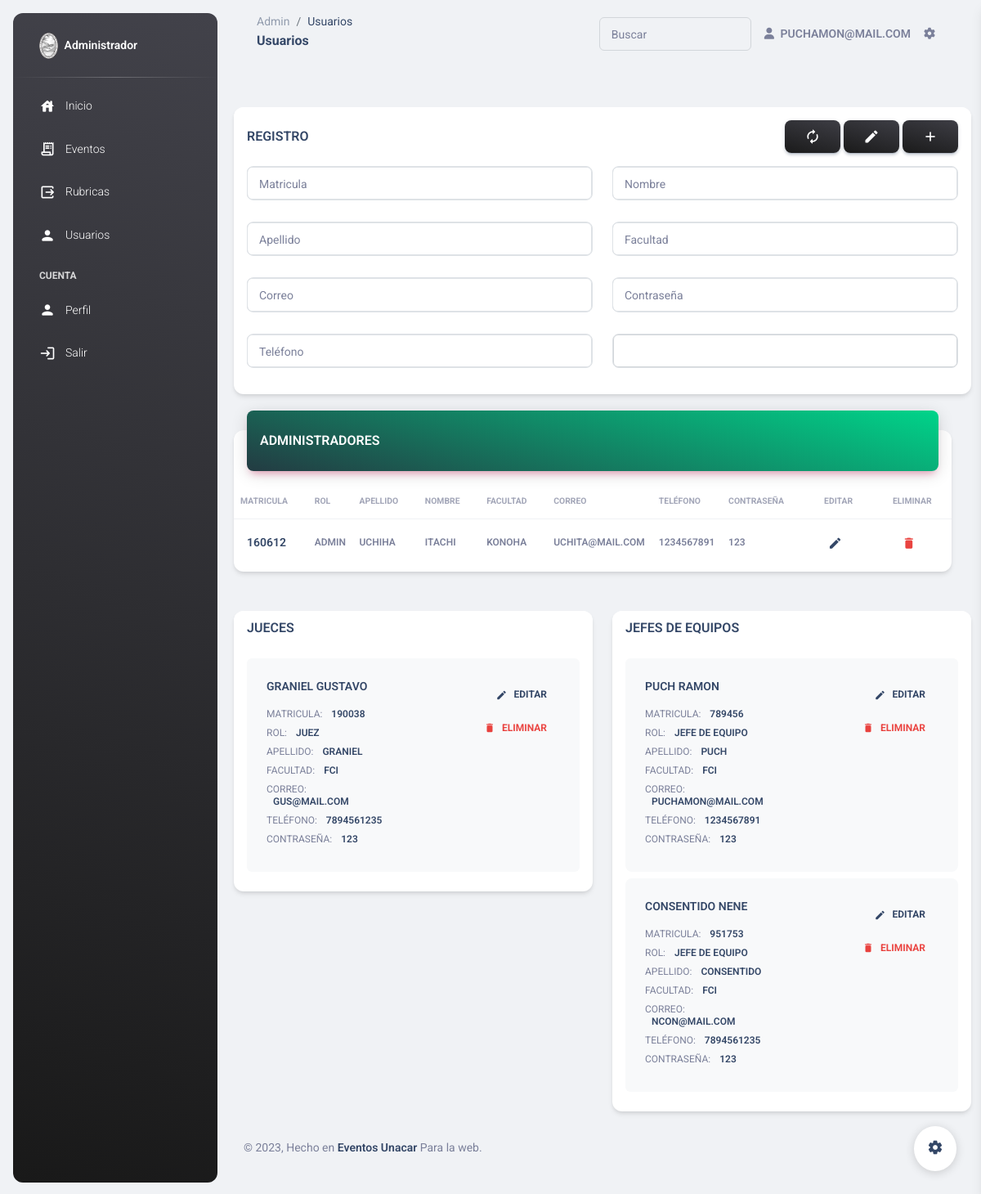
The page /admin/Usuarios.php (signed in) on the database its author committed.
### tables this page shows
CREATE TABLE `usuario` (
  `matriculaUsuario` char(6) NOT NULL,
  `idRol` char(3) NOT NULL,
  `nombreUsuario` varchar(45) DEFAULT NULL,
  `apellidoUsuario` varchar(45) DEFAULT NULL,
  `facultadUsuario` varchar(45) DEFAULT NULL,
  `emailUsuario` varchar(45) DEFAULT NULL,
  `Pass` varchar(60) NOT NULL,
  `telefonoUsuario` char(10) DEFAULT NULL
);

CREATE TABLE `rol` (
  `idRol` char(3) NOT NULL,
  `nombreRol` varchar(20) DEFAULT NULL
);

### admin/Usuarios.php (the view, shortened to what the rows shown need)
<?php
  include("../config/database.php");
  $user_check=$_SESSION['login_user_sys'];
  $link = Conecta_DB_project();
  $consulta = "select emailUsuario from usuario where emailUsuario='$user_check'";
  $sql=mysqli_query($link,$consulta);
  $rowy = mysqli_fetch_assoc($sql);
  $login_session =$rowy['emailUsuario'];
  $queryGeneral = "SELECT * FROM usuario NATURAL JOIN rol WHERE nombreRol = 'ADMIN'";
  $resultGeneral = mysqli_query(Conecta_DB_project(), $queryGeneral);
  $queryJuez = "SELECT * FROM usuario NATURAL JOIN rol WHERE nombreRol = 'JUEZ'";
  $resultJuez = mysqli_query(Conecta_DB_project(), $queryJuez);
  $queryEquipo = "SELECT * FROM usuario NATURAL JOIN rol WHERE nombreRol = 'JEFE DE EQUIPO'";
  $resultEquipo = mysqli_query(Conecta_DB_project(), $queryEquipo);
?>
<!DOCTYPE html>
<html lang="en">
<head>
  <link href="../assets/css/nucleo-icons.css" rel="stylesheet" />
  <link href="../assets/css/nucleo-svg.css" rel="stylesheet" />
  <link id="pagestyle" href="../assets/css/material-dashboard.css?v=3.0.4" rel="stylesheet" />
</head>
<body class="g-sidenav-show  bg-gray-200">
  <main class="main-content position-relative max-height-vh-100 h-100 border-radius-lg ">
    <nav class="navbar navbar-main navbar-expand-lg px-0 mx-4 shadow-none border-radius-xl" id="navbarBlur" data-scroll="true">
      <div class="container-fluid py-1 px-3">
        <div class="collapse navbar-collapse mt-sm-0 mt-2 me-md-0 me-sm-4" id="navbar">
          <ul class="navbar-nav  justify-content-end">
            <li class="nav-item d-flex align-items-center">
              <a href="#Admin" class="nav-link text-body font-weight-bold px-0">
                <i class="fa fa-user me-sm-1"></i>
                <span class="d-sm-inline d-none"><?php echo $login_session; ?></span>
              </a>
            </li>
          </ul>
        </div>
      </div>
    </nav>
      <br>
      <div class="row">
        <div class="col-12">
          <div class="card my-4">
            <div class="card-body px-0 pb-2">
              <div class="table-responsive p-0">
                <table id="tabla" class="table align-items-center mb-0">
                  <thead>
                    <tr>
                      <th class="text-uppercase text-secondary text-xxs font-weight-bolder opacity-7 ps-2">Matricula</th>
                      <th class="text-uppercase text-secondary text-xxs font-weight-bolder opacity-7 ps-2">Rol</th>
                      <th class="text-uppercase text-secondary text-xxs font-weight-bolder opacity-7 ps-2">Apellido</th>
                      <th class="text-uppercase text-secondary text-xxs font-weight-bolder opacity-7 ps-2">Nombre</th>
                      <th class="text-uppercase text-secondary text-xxs font-weight-bolder opacity-7 ps-2">Facultad</th>
                      <th class="text-uppercase text-secondary text-xxs font-weight-bolder opacity-7 ps-2">Correo</th>
                      <th class="text-uppercase text-secondary text-xxs font-weight-bolder opacity-7 ps-2">Teléfono</th>
                      <th class="text-uppercase text-secondary text-xxs font-weight-bolder opacity-7 ps-2">Contraseña</th>
                      <th class="text-center text-uppercase text-secondary text-xxs font-weight-bolder opacity-7">Editar</th>
                      <th class="text-center text-uppercase text-secondary text-xxs font-weight-bolder opacity-7">Eliminar</th>
                    </tr>
                  </thead>
                  <tbody>
                  <?php
                      foreach ($resultGeneral as $rowGeneral) {
                  ?>
                    <tr>
                      <td>
                        <div class="d-flex px-2 py-1">
                          <div class="d-flex flex-column justify-content-center">
                            <h6 class="mb-0 text-sm"><?php echo $rowGeneral['matriculaUsuario']; ?></h6>
                          </div>
                        </div>
                      </td>
                      <td>
                        <p class="text-xs font-weight-bold mb-0"><?php echo $rowGeneral['nombreRol']; ?></p>
                      </td>
                      <td>
                        <p class="text-xs font-weight-bold mb-0"><?php echo $rowGeneral['apellidoUsuario']; ?></p>
                      </td>
                      <td>
                        <p class="text-xs font-weight-bold mb-0"><?php echo $rowGeneral['nombreUsuario']; ?></p>
                      </td>
                      <td>
                        <p class="text-xs font-weight-bold mb-0"><?php echo $rowGeneral['facultadUsuario']; ?></p>
                      </td>
                      <td>
                        <p class="text-xs font-weight-bold mb-0"><?php echo $rowGeneral['emailUsuario']; ?></p>
                      </td>
                      <td>
                        <p class="text-xs font-weight-bold mb-0"><?php echo $rowGeneral['telefonoUsuario']; ?></p>
                      </td>
                      <td>
                        <p class="text-xs font-weight-bold mb-0"><?php echo $rowGeneral['Pass']; ?></p>
                      </td>
                      <td class="align-middle text-center">
                        <a class="btn btn-link text-dark px-3 mb-0" href="Usuarios.php?matriculaUsuario=<?php echo $rowGeneral['matriculaUsuario']?>"><i class="material-icons me-2">edit</i></a>
                      </td>
                      <td class="align-middle text-center">
                        <a class="btn btn-link text-danger text-gradient px-3 mb-0" name=""  href="../config/crudUsuario.php?matriculaUsuario=<?php echo $rowGeneral['matriculaUsuario']?>"><i class="material-icons me-2">delete</i></a>
                      </td>
                    </tr>
                  <?php
                    }
                  ?>
                  </tbody>
                </table>
              </div>
            </div>
          </div>
        </div>
      </div>
      <div class="col-md-6 mt-4">
          <div class="card">
            <div class="card-body pt-4 p-3">
              <ul class="list-group">
                <?php
                  foreach ($resultJuez as $rowJuez) {
                ?>
                <li class="list-group-item border-0 d-flex p-4 mb-2 bg-gray-100 border-radius-lg">
                  <div class="d-flex flex-column">
                    <h6 class="mb-3 text-sm"><?php echo $rowJuez['apellidoUsuario'] . " ". $rowJuez['nombreUsuario']; ?></h6>
                    <span class="mb-2 text-xs">MATRICULA: <span class="text-dark ms-sm-2 font-weight-bold"><?php echo $rowJuez['matriculaUsuario']; ?></span></span>
                    <span class="mb-2 text-xs">ROL: <span class="text-dark ms-sm-2 font-weight-bold"><?php echo $rowJuez['nombreRol']; ?></span></span>
                    <span class="mb-2 text-xs">APELLIDO: <span class="text-dark ms-sm-2 font-weight-bold"><?php echo $rowJuez['apellidoUsuario']; ?></span></span>
                    <span class="mb-2 text-xs">FACULTAD: <span class="text-dark ms-sm-2 font-weight-bold"><?php echo $rowJuez['facultadUsuario']; ?></span></span>
                    <span class="mb-2 text-xs">CORREO: <span class="text-dark ms-sm-2 font-weight-bold"><?php echo $rowJuez['emailUsuario']; ?></span></span>
                    <span class="mb-2 text-xs">TELÉFONO: <span class="text-dark ms-sm-2 font-weight-bold"><?php echo $rowJuez['telefonoUsuario']; ?></span></span>
                    <span class="mb-2 text-xs">CONTRASEÑA: <span class="text-dark ms-sm-2 font-weight-bold"><?php echo $rowJuez['Pass']; ?></span></span>
                  </div>
                  <div class="ms-auto text-end">
                    <a class="btn btn-link text-dark px-3 mb-0" href="Usuarios.php?matriculaUsuario=<?php echo $rowJuez['matriculaUsuario']?>"><i class="material-icons text-sm me-2">edit</i>Editar</a>
                    <a class="btn btn-link text-danger text-gradient px-3 mb-0" href="../config/crudUsuario.php?matriculaUsuario=<?php echo $rowJuez['matriculaUsuario']?>&idRol=<?php echo $rowJuez["idRol"]; ?>"><i class="material-icons text-sm me-2">delete</i>Eliminar</a>
                  </div>
                </li>
                <?php } ?>
              </ul>
            </div>
          </div>
        </div>
        <div class="col-md-6 mt-4">
          <div class="card">
            <div class="card-body pt-4 p-3">
              <ul class="list-group">
                <?php
                  foreach ($resultEquipo as $rowEquipo) {
                ?>
                <li class="list-group-item border-0 d-flex p-4 mb-2 bg-gray-100 border-radius-lg">
                  <div class="d-flex flex-column">
                    <h6 class="mb-3 text-sm"><?php echo $rowEquipo['apellidoUsuario'] . " ". $rowEquipo['nombreUsuario']; ?></h6>
                    <span class="mb-2 text-xs">MATRICULA: <span class="text-dark ms-sm-2 font-weight-bold"><?php echo $rowEquipo['matriculaUsuario']; ?></span></span>
                    <span class="mb-2 text-xs">ROL: <span class="text-dark ms-sm-2 font-weight-bold"><?php echo $rowEquipo['nombreRol']; ?></span></span>
                    <span class="mb-2 text-xs">APELLIDO: <span class="text-dark ms-sm-2 font-weight-bold"><?php echo $rowEquipo['apellidoUsuario']; ?></span></span>
                    <span class="mb-2 text-xs">FACULTAD: <span class="text-dark ms-sm-2 font-weight-bold"><?php echo $rowEquipo['facultadUsuario']; ?></span></span>
                    <span class="mb-2 text-xs">CORREO: <span class="text-dark ms-sm-2 font-weight-bold"><?php echo $rowEquipo['emailUsuario']; ?></span></span>
                    <span class="mb-2 text-xs">TELÉFONO: <span class="text-dark ms-sm-2 font-weight-bold"><?php echo $rowEquipo['telefonoUsuario']; ?></span></span>
                    <span class="mb-2 text-xs">CONTRASEÑA: <span class="text-dark ms-sm-2 font-weight-bold"><?php echo $rowEquipo['Pass']; ?></span></span>
                  </div>
                  <div class="ms-auto text-end">
                  <a class="btn btn-link text-dark px-3 mb-0" href="Usuarios.php?matriculaUsuario=<?php echo $rowEquipo['matriculaUsuario']?>"><i class="material-icons text-sm me-2">edit</i>Editar</a>
                    <a class="btn btn-link text-danger text-gradient px-3 mb-0" href="../config/crudUsuario.php?matriculaUsuario=<?php echo $rowEquipo['matriculaUsuario']?>"><i class="material-icons text-sm me-2">delete</i>Eliminar</a>
                  </div>
                </li>
                <?php } ?>
              </ul>
            </div>
          </div>
        </div>
  </main>
</body>
</html>

### rows shown on the page
usuario: emailUsuario "PUCHAMON@MAIL.COM", apellidoUsuario "PUCH", nombreUsuario "RAMON", matriculaUsuario "789456", idRol.nombreRol "JEFE DE EQUIPO", facultadUsuario "FCI", telefonoUsuario "1234567891", Pass "123"
usuario: matriculaUsuario "160612", idRol.nombreRol "ADMIN", apellidoUsuario "UCHIHA", nombreUsuario "ITACHI", facultadUsuario "KONOHA", emailUsuario "UCHITA@MAIL.COM", telefonoUsuario "1234567891", Pass "123"
usuario: apellidoUsuario "GRANIEL", nombreUsuario "GUSTAVO", matriculaUsuario "190038", idRol.nombreRol "JUEZ", facultadUsuario "FCI", emailUsuario "GUS@MAIL.COM", telefonoUsuario "7894561235", Pass "123"
usuario: apellidoUsuario "CONSENTIDO", nombreUsuario "NENE", matriculaUsuario "951753", idRol.nombreRol "JEFE DE EQUIPO", facultadUsuario "FCI", emailUsuario "NCON@MAIL.COM", telefonoUsuario "7894561235", Pass "123"
